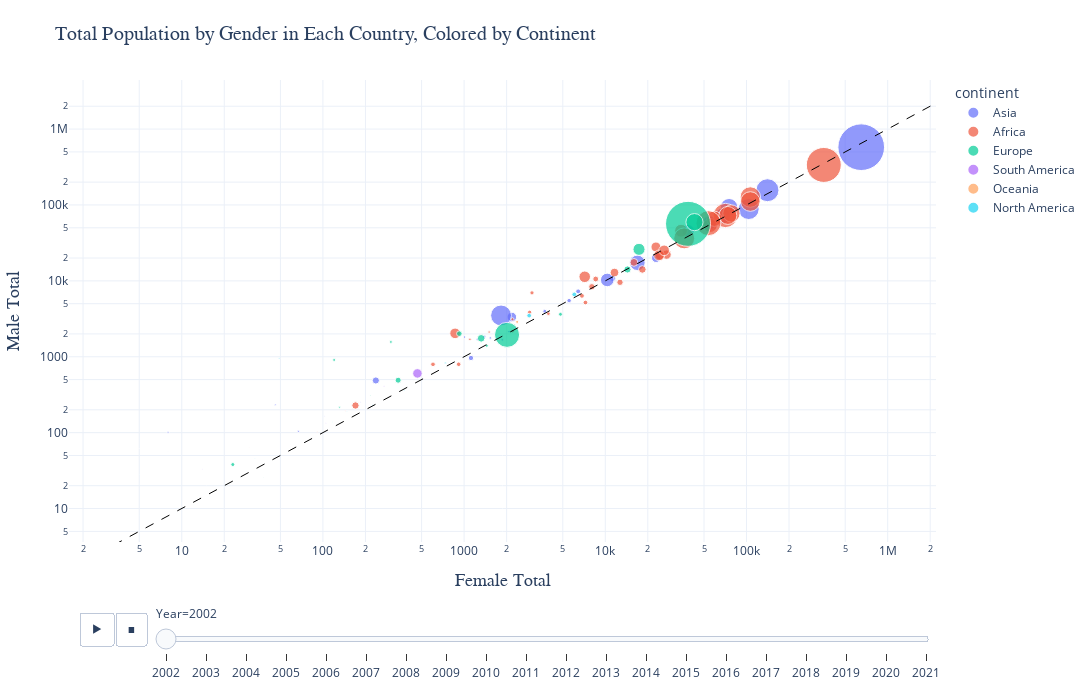

This figure's notebook cell:
### Code cell
#aggregate the data by 'Year', 'Country of asylum (ISO)', and 'continent', summing the values for each age group and gender
grouped_data = demographics.groupby(['Year', 'Country of asylum (ISO)', 'continent']).agg({
    'Female 0 - 4': 'sum',
    'Female 5 - 11': 'sum',
    'Female 12 - 17': 'sum',
    'Female 18 - 59': 'sum',
    'Female 60': 'sum',
    'Female total': 'sum',
    'Male 0 - 4': 'sum',
    'Male 5 - 11': 'sum',
    'Male 12 - 17': 'sum',
    'Male 18 - 59': 'sum',
    'Male 60': 'sum',
    'Male total': 'sum',
    'Total': 'sum'
}).reset_index()

#add a new column with country names
grouped_data['Country of asylum'] = grouped_data['Country of asylum (ISO)'].apply(lambda x: pycountry.countries.get(alpha_3=x).name)

# Create a bubble chart using Plotly Express with a slider for the 'Year' column
fig = px.scatter(grouped_data, x='Female total', y='Male total', size='Total', 
                 color='continent', hover_name='Country of asylum', log_x=True, log_y=True, 
                 size_max=60, title='Total Population by Gender in Each Country, Colored by Continent',
                 animation_frame='Year', range_x=[grouped_data['Female total'].min()+1, grouped_data['Female total'].max()],
                 range_y=[grouped_data['Male total'].min()+1, grouped_data['Male total'].max()])

#add a line y=x
min_value = min(grouped_data['Female total'].min(), grouped_data['Male total'].min())
max_value = max(grouped_data['Female total'].max(), grouped_data['Male total'].max())

fig.add_trace(go.Scatter(x=[min_value, max_value],
                         y=[min_value, max_value],
                         mode='lines',
                         name='y=x',
                         line=dict(dash='dash',color = 'black', width=1),
                         showlegend=False),
                         )
#show the bubble chart
fig.update_layout(
    template="plotly_white",
    margin=dict(l=20, r=100, t=80, b=20),
    xaxis=dict(title='Female Total', autorange=True),
    yaxis=dict(title='Male Total', autorange=True),
    width=1200, height=700,
    title=dict(
        font=dict(
            family="Arial",
            size=20
        )
    ),
    xaxis_title=dict(
        font=dict(
            family="Arial",
            size=18
        )
    ),
    yaxis_title=dict(
        font=dict(
            family="Arial",
            size=18
        )
    ),
)

fig.show()

### Figure 1 — Plotly figure (JSON) as saved in the notebook; plotly's stock layout.template omitted (floating-point values rounded to 4 significant figures)
{"data": [{"hovertemplate": "<b>%{hovertext}</b><br><br>continent=Asia<br>Year=2002<br>Female total=%{x}<br>Male total=%{y}<br>Total=%{marker.size}<extra></extra>", "hovertext": ["Afghanistan", "United Arab Emirates", "Armenia", "Azerbaijan", "Bangladesh", "China", "Cyprus", "Georgia", "Hong Kong", "Indonesia", "India", "Iran, Islamic Republic of", "Iraq", "Israel", "Jordan", "Japan", "Kazakhstan", "Kyrgyzstan", "Cambodia", "Korea, Republic of", "Kuwait", "Lebanon", "Sri Lanka", "Malaysia", "Nepal", "Oman", "Pakistan", "Philippines", "Qatar", "Saudi Arabia", "Syrian Arab Republic", "Thailand", "Tajikistan", "Turkmenistan", "Turkey", "Uzbekistan", "Viet Nam", "Yemen"], "legendgroup": "Asia", "marker": {"color": "#636efa", "size": [18, 437, 247549, 11030, 22045, 297278, 2197, 4226, 1697, 28821, 169346, 1306604, 134627, 4858, 4979, 2972, 103810, 8357, 268, 77, 139708, 2982, 35, 52188, 132440, 26, 1229026, 2065, 65, 245415, 3403, 113670, 3802, 13691, 5879, 46008, 15945, 84886], "sizemode": "area", "sizeref": 1129.0, "symbol": "circle"}, "mode": "markers", "name": "Asia", "orientation": "v", "showlegend": true, "type": "scatter", "x": [0, 185, 103697, 5541, 11253, 140799, 67, 2080, 46, 237, 75271, 5, 16884, 0, 2097, 1240, 10323, 3725, 103, 5, 67830, 1007, 15, 2177, 55100, 5, 649516, 8, 8, 1826, 1531, 54471, 1863, 6424, 1390, 22881, 1118, 38609], "xaxis": "x", "y": [0, 252, 88342, 5489, 10771, 156474, 104, 2146, 233, 487, 93582, 0, 17280, 0, 2882, 1688, 10287, 3980, 165, 62, 71872, 1819, 20, 3337, 57191, 21, 577053, 101, 57, 3501, 1771, 58101, 1671, 7267, 1828, 20022, 963, 45738], "yaxis": "y"}, {"hovertemplate": "<b>%{hovertext}</b><br><br>continent=Africa<br>Year=2002<br>Female total=%{x}<br>Male total=%{y}<br>Total=%{marker.size}<extra></extra>", "hovertext": ["Angola", "Burundi", "Benin", "Burkina Faso", "Botswana", "Central African Republic", "Côte d'Ivoire", "Cameroon", "Congo, The Democratic Republic of the", "Congo", "Djibouti", "Algeria", "Egypt", "Eritrea", "Ethiopia", "Gabon", "Ghana", "Guinea", "Gambia", "Guinea-Bissau", "Kenya", "Liberia", "Libya", "Morocco", "Mali", "Mozambique", "Mauritania", "Malawi", "Namibia", "Niger", "Nigeria", "Rwanda", "Sudan", "Senegal", "Sierra Leone", "Somalia", "Eswatini", "Chad", "Togo", "Tunisia", "Tanzania, United Republic of", "Uganda", "South Africa", "Zambia", "Zimbabwe"], "legendgroup": "Africa", "marker": {"color": "#EF553B", "size": [13174, 49302, 5325, 828, 3772, 56065, 45890, 63596, 333369, 111955, 22157, 169233, 92573, 3724, 132951, 19132, 42264, 182535, 12117, 7677, 236089, 64953, 11695, 2238, 9809, 7178, 29913, 13235, 22410, 338, 7378, 32435, 351626, 22630, 63769, 407, 1020, 34488, 12413, 103, 689538, 217845, 75783, 247710, 9973], "sizemode": "area", "sizeref": 1129.0, "symbol": "circle"}, "mode": "markers", "name": "Africa", "orientation": "v", "showlegend": true, "type": "scatter", "x": [6829, 27151, 2200, 0, 1099, 22830, 24303, 863, 70826, 55412, 0, 78183, 34376, 1503, 59115, 8551, 11612, 73772, 602, 3953, 106453, 24015, 915, 0, 2911, 0, 170, 0, 8033, 144, 2208, 18292, 53787, 12707, 26103, 91, 448, 15944, 7232, 30, 352656, 106472, 7147, 36201, 3024], "xaxis": "x", "y": [6345, 22151, 3120, 0, 1699, 27961, 21587, 2034, 72657, 53713, 0, 77247, 45797, 2116, 65885, 10581, 12870, 72720, 795, 3696, 127203, 21678, 796, 0, 3861, 0, 228, 0, 8364, 194, 2170, 14143, 57561, 9566, 25264, 102, 572, 17511, 5181, 63, 336819, 111061, 11314, 36290, 6949], "yaxis": "y"}, {"hovertemplate": "<b>%{hovertext}</b><br><br>continent=Europe<br>Year=2002<br>Female total=%{x}<br>Male total=%{y}<br>Total=%{marker.size}<extra></extra>", "hovertext": ["Albania", "Austria", "Belgium", "Bulgaria", "Bosnia and Herzegovina", "Belarus", "Switzerland", "Czechia", "Germany", "Denmark", "Spain", "Estonia", "Finland", "France", "United Kingdom", "Greece", "Croatia", "Hungary", "Ireland", "Iceland", "Italy", "Liechtenstein", "Lithuania", "Luxembourg", "Latvia", "Moldova, Republic of", "North Macedonia", "Malta", "Netherlands", "Norway", "Poland", "Portugal", "Romania", "Russian Federation", "Serbia", "Slovakia", "Slovenia", "Sweden", "Ukraine"], "legendgroup": "Europe", "marker": {"color": "#00cc96", "size": [64, 43616, 32587, 4760, 28473, 20456, 82161, 8941, 1143976, 78197, 6783, 11, 12485, 166770, 301987, 4579, 8441, 7124, 12333, 210, 10031, 252, 607, 1201, 13, 255, 5007, 334, 206403, 50421, 4140, 460, 1873, 131685, 354430, 4940, 1850, 175442, 17640], "sizemode": "area", "sizeref": 1129.0, "symbol": "circle"}, "mode": "markers", "name": "Europe", "orientation": "v", "showlegend": true, "type": "scatter", "x": [38, 0, 1320, 120, 14352, 341, 17325, 23, 38548, 0, 0, 11, 0, 42803, 0, 303, 4813, 0, 0, 0, 0, 0, 217, 0, 5, 117, 1448, 0, 0, 0, 5, 0, 0, 0, 2014, 0, 131, 0, 925], "xaxis": "x", "y": [26, 0, 1749, 907, 14121, 491, 26008, 38, 56396, 0, 0, 0, 0, 59379, 0, 1566, 3628, 0, 0, 0, 0, 0, 309, 0, 8, 138, 1393, 0, 0, 0, 0, 0, 0, 0, 1943, 0, 216, 0, 2015], "yaxis": "y"}, {"hovertemplate": "<b>%{hovertext}</b><br><br>continent=South America<br>Year=2002<br>Female total=%{x}<br>Male total=%{y}<br>Total=%{marker.size}<extra></extra>", "hovertext": ["Argentina", "Bolivia, Plurinational State of", "Brazil", "Chile", "Colombia", "Ecuador", "Peru", "Paraguay", "Uruguay", "Venezuela, Bolivarian Republic of"], "legendgroup": "South America", "marker": {"color": "#ab63fa", "size": [3963, 372, 3725, 426, 215, 5863, 809, 24, 97, 51070], "sizemode": "area", "sizeref": 1129.0, "symbol": "circle"}, "mode": "markers", "name": "South America", "orientation": "v", "showlegend": true, "type": "scatter", "x": [0, 105, 0, 14, 108, 0, 271, 0, 48, 467], "xaxis": "x", "y": [0, 133, 0, 33, 107, 0, 408, 0, 49, 603], "yaxis": "y"}, {"hovertemplate": "<b>%{hovertext}</b><br><br>continent=Oceania<br>Year=2002<br>Female total=%{x}<br>Male total=%{y}<br>Total=%{marker.size}<extra></extra>", "hovertext": ["Australia", "New Zealand", "Papua New Guinea"], "legendgroup": "Oceania", "marker": {"color": "#FFA15A", "size": [66693, 7080, 5253], "sizemode": "area", "sizeref": 1129.0, "symbol": "circle"}, "mode": "markers", "name": "Oceania", "orientation": "v", "showlegend": true, "type": "scatter", "x": [0, 0, 2374], "xaxis": "x", "y": [0, 0, 2879], "yaxis": "y"}, {"hovertemplate": "<b>%{hovertext}</b><br><br>continent=North America<br>Year=2002<br>Female total=%{x}<br>Male total=%{y}<br>Total=%{marker.size}<extra></extra>", "hovertext": ["Belize", "Canada", "Costa Rica", "Cuba", "Guatemala", "Honduras", "Mexico", "Nicaragua", "Panama", "El Salvador", "United States"], "legendgroup": "North America", "marker": {"color": "#19d3f3", "size": [1056, 182690, 12518, 1001, 739, 33, 12968, 339, 1740, 79, 880531], "sizemode": "area", "sizeref": 1129.0, "symbol": "circle"}, "mode": "markers", "name": "North America", "orientation": "v", "showlegend": true, "type": "scatter", "x": [225, 0, 2888, 49, 377, 5, 6028, 148, 737, 33, 0], "xaxis": "x", "y": [230, 0, 3483, 952, 362, 28, 6623, 191, 828, 46, 0], "yaxis": "y"}, {"line": {"color": "black", "dash": "dash", "width": 1}, "mode": "lines", "name": "y=x", "showlegend": false, "type": "scatter", "x": [0, 2198675], "y": [0, 2198675]}], "layout": {"height": 700, "legend": {"itemsizing": "constant", "title": {"text": "continent"}, "tracegroupgap": 0}, "margin": {"b": 20, "l": 20, "r": 100, "t": 80}, "sliders": [{"active": 0, "currentvalue": {"prefix": "Year="}, "len": 0.9, "pad": {"b": 10, "t": 60}, "steps": [{"args": [["2002"], {"frame": {"duration": 0, "redraw": false}, "fromcurrent": true, "mode": "immediate", "transition": {"duration": 0, "easing": "linear"}}], "label": "2002", "method": "animate"}, {"args": [["2003"], {"frame": {"duration": 0, "redraw": false}, "fromcurrent": true, "mode": "immediate", "transition": {"duration": 0, "easing": "linear"}}], "label": "2003", "method": "animate"}, {"args": [["2004"], {"frame": {"duration": 0, "redraw": false}, "fromcurrent": true, "mode": "immediate", "transition": {"duration": 0, "easing": "linear"}}], "label": "2004", "method": "animate"}, {"args": [["2005"], {"frame": {"duration": 0, "redraw": false}, "fromcurrent": true, "mode": "immediate", "transition": {"duration": 0, "easing": "linear"}}], "label": "2005", "method": "animate"}, {"args": [["2006"], {"frame": {"duration": 0, "redraw": false}, "fromcurrent": true, "mode": "immediate", "transition": {"duration": 0, "easing": "linear"}}], "label": "2006", "method": "animate"}, {"args": [["2007"], {"frame": {"duration": 0, "redraw": false}, "fromcurrent": true, "mode": "immediate", "transition": {"duration": 0, "easing": "linear"}}], "label": "2007", "method": "animate"}, {"args": [["2008"], {"frame": {"duration": 0, "redraw": false}, "fromcurrent": true, "mode": "immediate", "transition": {"duration": 0, "easing": "linear"}}], "label": "2008", "method": "animate"}, {"args": [["2009"], {"frame": {"duration": 0, "redraw": false}, "fromcurrent": true, "mode": "immediate", "transition": {"duration": 0, "easing": "linear"}}], "label": "2009", "method": "animate"}, {"args": [["2010"], {"frame": {"duration": 0, "redraw": false}, "fromcurrent": true, "mode": "immediate", "transition": {"duration": 0, "easing": "linear"}}], "label": "2010", "method": "animate"}, {"args": [["2011"], {"frame": {"duration": 0, "redraw": false}, "fromcurrent": true, "mode": "immediate", "transition": {"duration": 0, "easing": "linear"}}], "label": "2011", "method": "animate"}, {"args": [["2012"], {"frame": {"duration": 0, "redraw": false}, "fromcurrent": true, "mode": "immediate", "transition": {"duration": 0, "easing": "linear"}}], "label": "2012", "method": "animate"}, {"args": [["2013"], {"frame": {"duration": 0, "redraw": false}, "fromcurrent": true, "mode": "immediate", "transition": {"duration": 0, "easing": "linear"}}], "label": "2013", "method": "animate"}, {"args": [["2014"], {"frame": {"duration": 0, "redraw": false}, "fromcurrent": true, "mode": "immediate", "transition": {"duration": 0, "easing": "linear"}}], "label": "2014", "method": "animate"}, {"args": [["2015"], {"frame": {"duration": 0, "redraw": false}, "fromcurrent": true, "mode": "immediate", "transition": {"duration": 0, "easing": "linear"}}], "label": "2015", "method": "animate"}, {"args": [["2016"], {"frame": {"duration": 0, "redraw": false}, "fromcurrent": true, "mode": "immediate", "transition": {"duration": 0, "easing": "linear"}}], "label": "2016", "method": "animate"}, {"args": [["2017"], {"frame": {"duration": 0, "redraw": false}, "fromcurrent": true, "mode": "immediate", "transition": {"duration": 0, "easing": "linear"}}], "label": "2017", "method": "animate"}, {"args": [["2018"], {"frame": {"duration": 0, "redraw": false}, "fromcurrent": true, "mode": "immediate", "transition": {"duration": 0, "easing": "linear"}}], "label": "2018", "method": "animate"}, {"args": [["2019"], {"frame": {"duration": 0, "redraw": false}, "fromcurrent": true, "mode": "immediate", "transition": {"duration": 0, "easing": "linear"}}], "label": "2019", "method": "animate"}, {"args": [["2020"], {"frame": {"duration": 0, "redraw": false}, "fromcurrent": true, "mode": "immediate", "transition": {"duration": 0, "easing": "linear"}}], "label": "2020", "method": "animate"}, {"args": [["2021"], {"frame": {"duration": 0, "redraw": false}, "fromcurrent": true, "mode": "immediate", "transition": {"duration": 0, "easing": "linear"}}], "label": "2021", "method": "animate"}], "x": 0.1, "xanchor": "left", "y": 0, "yanchor": "top"}], "title": {"font": {"family": "Arial", "size": 20}, "text": "Total Population by Gender in Each Country, Colored by Continent"}, "updatemenus": [{"buttons": [{"args": [null, {"frame": {"duration": 500, "redraw": false}, "fromcurrent": true, "mode": "immediate", "transition": {"duration": 500, "easing": "linear"}}], "label": "&#9654;", "method": "animate"}, {"args": [[null], {"frame": {"duration": 0, "redraw": false}, "fromcurrent": true, "mode": "immediate", "transition": {"duration": 0, "easing": "linear"}}], "label": "&#9724;", "method": "animate"}], "direction": "left", "pad": {"r": 10, "t": 70}, "showactive": false, "type": "buttons", "x": 0.1, "xanchor": "right", "y": 0, "yanchor": "top"}], "width": 1200, "xaxis": {"anchor": "y", "autorange": true, "domain": [0, 1], "range": [0, 6.269], "title": {"font": {"family": "Arial", "size": 18}, "text": "Female Total"}, "type": "log"}, "yaxis": {"anchor": "x", "autorange": true, "domain": [0, 1], "range": [0, 6.342], "title": {"font": {"family": "Arial", "size": 18}, "text": "Male Total"}, "type": "log"}}}
